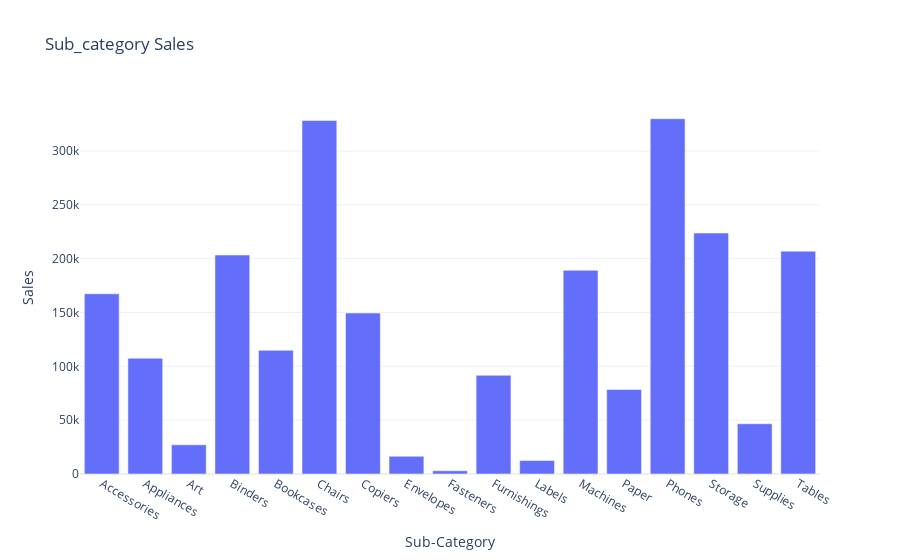

The cell this chart's notebook holds for it:
### Code cell
#Sales by sub-category
sub_category_sales = df.groupby('Sub-Category')['Sales'].sum().reset_index()
fig = px.bar(sub_category_sales, x='Sub-Category', y='Sales', title = "Sub_category Sales")
fig.show()

### Figure 1 — Plotly figure (JSON) as saved in the notebook; plotly's stock layout.template omitted (floating-point values rounded to 4 significant figures)
{"data": [{"alignmentgroup": "True", "hovertemplate": "Sub-Category=%{x}<br>Sales=%{y}<extra></extra>", "legendgroup": "", "marker": {"color": "#636efa", "pattern": {"shape": ""}}, "name": "", "offsetgroup": "", "orientation": "v", "showlegend": false, "textposition": "auto", "type": "bar", "x": ["Accessories", "Appliances", "Art", "Binders", "Bookcases", "Chairs", "Copiers", "Envelopes", "Fasteners", "Furnishings", "Labels", "Machines", "Paper", "Phones", "Storage", "Supplies", "Tables"], "xaxis": "x", "y": [167400.0, 107500.0, 27120.0, 203400.0, 114900.0, 328400.0, 149500.0, 16480.0, 3024.0, 91710.0, 12490.0, 189200.0, 78480.0, 330000.0, 223800.0, 46670.0, 207000.0], "yaxis": "y"}], "layout": {"barmode": "relative", "legend": {"tracegroupgap": 0}, "title": {"text": "Sub_category Sales"}, "xaxis": {"anchor": "y", "domain": [0, 1], "title": {"text": "Sub-Category"}}, "yaxis": {"anchor": "x", "domain": [0, 1], "title": {"text": "Sales"}}}}
